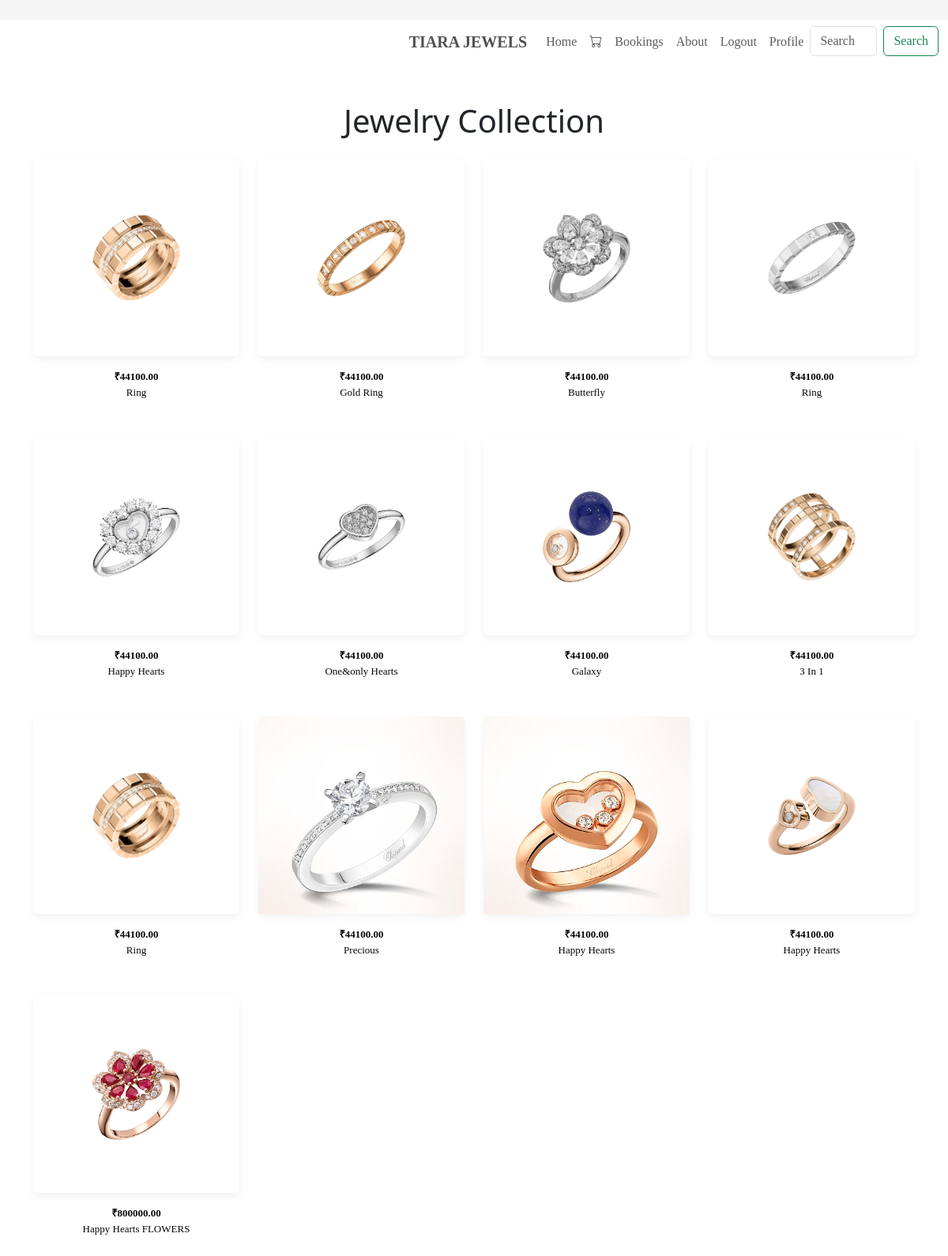
The app's page /user_rings/, older data.
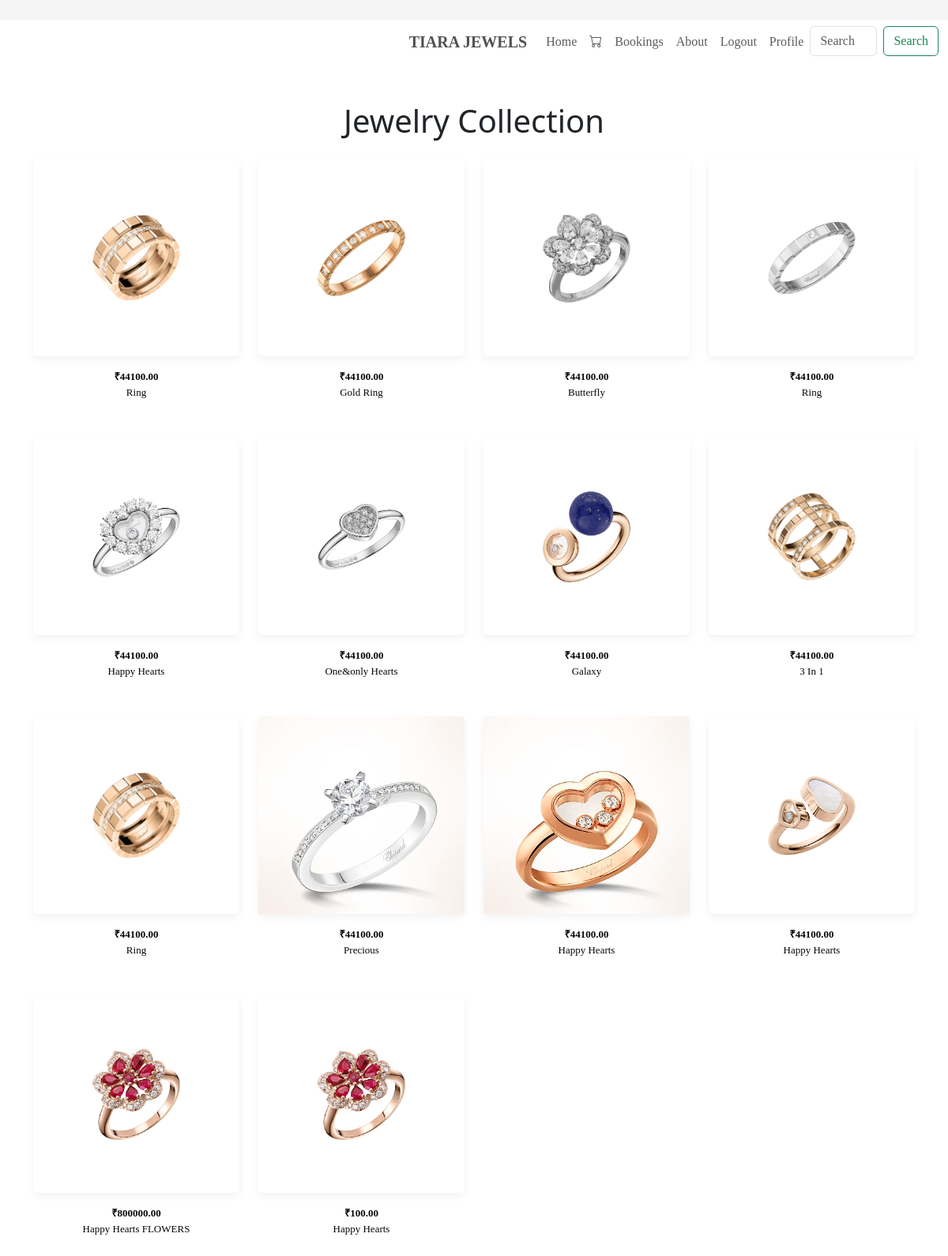
The same page, newer data.
### app/models.py (models this page shows, shortened)
class Jewelry(models.Model):
    name = models.CharField(max_length=255)
    description = models.TextField()
    material = models.CharField(max_length=100)
    price = models.DecimalField(max_digits=10, decimal_places=2)
    weight = models.DecimalField(max_digits=5, decimal_places=2)
    image = models.ImageField()
    created_at = models.DateTimeField(auto_now_add=True)
    category = models.ForeignKey(JewelryType, on_delete=models.CASCADE)

### app/views.py (the view)
# urls.py: path('user_rings/', views.r_page, name='ring_page'),
def r_page(request):
    ring_category = JewelryType.objects.get(name='ring')
    rings = Jewelry.objects.filter(category=ring_category)
    return render(request, 'user/r_page.html', {'jewelry_items': rings})

### templates/user/r_page.html (shortened to what this page needs)
<!DOCTYPE html>
<html lang="en">
<head>
    <link href="https://cdn.jsdelivr.net/npm/bootstrap@5.3.3/dist/css/bootstrap.min.css" rel="stylesheet">
    <link rel="stylesheet" href="https://cdn.jsdelivr.net/npm/bootstrap-icons@1.11.3/font/bootstrap-icons.min.css">
    {% load static %}
    <link rel="stylesheet" href="{% static '/css/ring.css' %}">
</head>
<body>
    <div class="line" style="background-color: whitesmoke; width: 100%; height: 25px; color: white; font-size: 13px; padding-left: 33%;"></div>
    <nav class="navbar navbar-expand-lg navbar-light" style="background-color: white; top: 0px; font-family: 'Times New Roman', Times, serif; font-weight: 500px;">
        <div class="container-fluid">
            <a class="navbar-brand" href="#" style="color: rgb(82, 81, 81); font-weight: 800; padding-left: 43%;">TIARA JEWELS</a>
            <div class="collapse navbar-collapse" id="navbarNav">
                <ul class="navbar-nav ms-auto">
                    <li class="nav-item">
                        <a class="nav-link active" style="color: rgb(92, 92, 92);" aria-current="page" href="../user_home">Home</a>
                    </li>
                    <li class="nav-item">
                        <a class="nav-link" style="color: rgb(92, 92, 92);" href="../cart_display"><i class="bi bi-cart"></i></a>
                    </li>
                    <li class="nav-item">
                        <a class="nav-link" style="color: rgb(92, 92, 92);" href="../user_booking">Bookings</a>
                    </li>
                    <li class="nav-item">
                        <a class="nav-link" style="color: rgb(92, 92, 92);" href="../about">About</a>
                    </li>
                    <li class="nav-item">
                        <a class="nav-link" style="color: rgb(92, 92, 92);" href="../logout">Logout</a>
                    </li>
                    <li class="nav-item">
                        <a class="nav-link" style="color: rgb(92, 92, 92);" href="../profile/">Profile</a>
                    </li>
                    <li class="nav-item">
                        <form class="d-flex position-relative" action="#" method="GET" id="searchForm">
                            <input class="form-control me-2" type="search" id="searchInput" placeholder="Search jewelry" aria-label="Search" name="query" autocomplete="off">
                            <button class="btn btn-outline-success" type="submit" id="searchButton">Search</button>
                        </form>
                    </li>
                </ul>
            </div>
        </div>
    </nav>
    <div class="container my-5">
        <h1 class="text-center mb-4">Jewelry Collection</h1>
        <div class="row">
            {% for jewelry in jewelry_items %}
            <div class="col-4 col-sm-6 col-md-4 col-lg-3 mb-3">
                <div class="card">
                    {% if jewelry.image %}
                    <a href="../view_pro/{{ jewelry.pk }}">
                        <img src="{{ jewelry.image.url }}" class="card-img-top" alt="{{ jewelry.name }}">
                    </a>
                    {% endif %}
                </div>
                <div class="div">
                    <p class="card-text" style="font-size: 13px; text-align: center; margin-bottom: 2rem; padding-top: 1rem;">
                        <strong>₹{{ jewelry.price }}</strong> <br>{{ jewelry.name }}
                    </p>
                </div>
            </div>
            {% empty %}
            <p>No jewelry found.</p>
            {% endfor %}
        </div>
    </div>
</body>
</html>

Row changes from the older to the newer data that the page shows:
added Jewelry: image (picture), price "100.00", name "Happy Hearts"
